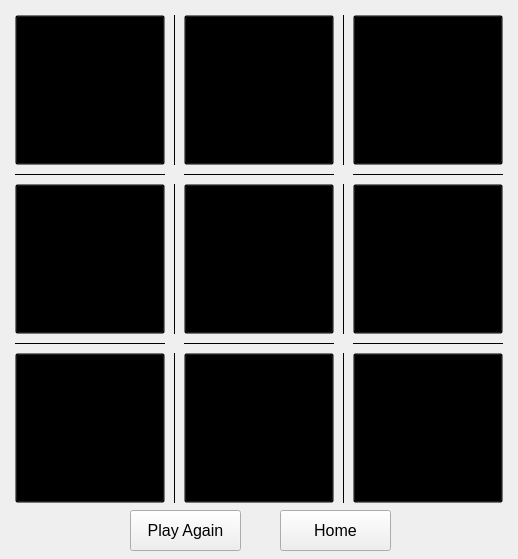
<?xml version="1.0" encoding="UTF-8"?>
<ui version="4.0">
 <class>game_window</class>
 <widget class="QMainWindow" name="game_window">
  <property name="geometry">
   <rect>
    <x>0</x>
    <y>0</y>
    <width>518</width>
    <height>559</height>
   </rect>
  </property>
  <property name="minimumSize">
   <size>
    <width>518</width>
    <height>559</height>
   </size>
  </property>
  <property name="maximumSize">
   <size>
    <width>518</width>
    <height>559</height>
   </size>
  </property>
  <property name="windowTitle">
   <string>game_window</string>
  </property>
  <widget class="QWidget" name="centralwidget">
   <widget class="QPushButton" name="Play_Again">
    <property name="geometry">
     <rect>
      <x>130</x>
      <y>510</y>
      <width>111</width>
      <height>41</height>
     </rect>
    </property>
    <property name="font">
     <font>
      <pointsize>12</pointsize>
     </font>
    </property>
    <property name="text">
     <string>Play Again</string>
    </property>
   </widget>
   <widget class="QFrame" name="gridFrame">
    <property name="geometry">
     <rect>
      <x>11</x>
      <y>11</y>
      <width>496</width>
      <height>496</height>
     </rect>
    </property>
    <layout class="QGridLayout" name="Game_Grid">
     <property name="sizeConstraint">
      <enum>QLayout::SetFixedSize</enum>
     </property>
     <property name="leftMargin">
      <number>4</number>
     </property>
     <property name="topMargin">
      <number>4</number>
     </property>
     <property name="rightMargin">
      <number>4</number>
     </property>
     <property name="bottomMargin">
      <number>4</number>
     </property>
     <property name="spacing">
      <number>8</number>
     </property>
     <item row="2" column="0">
      <widget class="QPushButton" name="Slot_4">
       <property name="minimumSize">
        <size>
         <width>150</width>
         <height>150</height>
        </size>
       </property>
       <property name="maximumSize">
        <size>
         <width>150</width>
         <height>150</height>
        </size>
       </property>
       <property name="font">
        <font>
         <pointsize>80</pointsize>
        </font>
       </property>
       <property name="styleSheet">
        <string notr="true">background-color: transparent;</string>
       </property>
       <property name="text">
        <string/>
       </property>
      </widget>
     </item>
     <item row="4" column="2">
      <widget class="QPushButton" name="Slot_8">
       <property name="minimumSize">
        <size>
         <width>150</width>
         <height>150</height>
        </size>
       </property>
       <property name="maximumSize">
        <size>
         <width>150</width>
         <height>150</height>
        </size>
       </property>
       <property name="font">
        <font>
         <pointsize>80</pointsize>
        </font>
       </property>
       <property name="styleSheet">
        <string notr="true">background-color: transparent;</string>
       </property>
       <property name="text">
        <string/>
       </property>
      </widget>
     </item>
     <item row="4" column="1">
      <widget class="Line" name="line_3">
       <property name="frameShadow">
        <enum>QFrame::Plain</enum>
       </property>
       <property name="orientation">
        <enum>Qt::Vertical</enum>
       </property>
      </widget>
     </item>
     <item row="4" column="0">
      <widget class="QPushButton" name="Slot_7">
       <property name="minimumSize">
        <size>
         <width>150</width>
         <height>150</height>
        </size>
       </property>
       <property name="maximumSize">
        <size>
         <width>150</width>
         <height>150</height>
        </size>
       </property>
       <property name="font">
        <font>
         <pointsize>80</pointsize>
        </font>
       </property>
       <property name="styleSheet">
        <string notr="true">background-color: transparent;</string>
       </property>
       <property name="text">
        <string/>
       </property>
      </widget>
     </item>
     <item row="0" column="2">
      <widget class="QPushButton" name="Slot_2">
       <property name="minimumSize">
        <size>
         <width>150</width>
         <height>150</height>
        </size>
       </property>
       <property name="maximumSize">
        <size>
         <width>150</width>
         <height>150</height>
        </size>
       </property>
       <property name="font">
        <font>
         <pointsize>80</pointsize>
        </font>
       </property>
       <property name="styleSheet">
        <string notr="true">background-color: transparent;</string>
       </property>
       <property name="text">
        <string/>
       </property>
      </widget>
     </item>
     <item row="3" column="2">
      <widget class="Line" name="line_8">
       <property name="frameShadow">
        <enum>QFrame::Plain</enum>
       </property>
       <property name="orientation">
        <enum>Qt::Horizontal</enum>
       </property>
      </widget>
     </item>
     <item row="3" column="0">
      <widget class="Line" name="line_7">
       <property name="frameShadow">
        <enum>QFrame::Plain</enum>
       </property>
       <property name="orientation">
        <enum>Qt::Horizontal</enum>
       </property>
      </widget>
     </item>
     <item row="0" column="1">
      <widget class="Line" name="line_2">
       <property name="frameShadow">
        <enum>QFrame::Plain</enum>
       </property>
       <property name="orientation">
        <enum>Qt::Vertical</enum>
       </property>
      </widget>
     </item>
     <item row="2" column="4">
      <widget class="QPushButton" name="Slot_6">
       <property name="minimumSize">
        <size>
         <width>150</width>
         <height>150</height>
        </size>
       </property>
       <property name="maximumSize">
        <size>
         <width>150</width>
         <height>150</height>
        </size>
       </property>
       <property name="font">
        <font>
         <pointsize>80</pointsize>
        </font>
       </property>
       <property name="styleSheet">
        <string notr="true">background-color: transparent;</string>
       </property>
       <property name="text">
        <string/>
       </property>
      </widget>
     </item>
     <item row="0" column="4">
      <widget class="QPushButton" name="Slot_3">
       <property name="minimumSize">
        <size>
         <width>150</width>
         <height>150</height>
        </size>
       </property>
       <property name="maximumSize">
        <size>
         <width>150</width>
         <height>150</height>
        </size>
       </property>
       <property name="font">
        <font>
         <pointsize>80</pointsize>
        </font>
       </property>
       <property name="styleSheet">
        <string notr="true">background-color: transparent;</string>
       </property>
       <property name="text">
        <string/>
       </property>
      </widget>
     </item>
     <item row="2" column="3">
      <widget class="Line" name="line_5">
       <property name="frameShadow">
        <enum>QFrame::Plain</enum>
       </property>
       <property name="orientation">
        <enum>Qt::Vertical</enum>
       </property>
      </widget>
     </item>
     <item row="4" column="3">
      <widget class="Line" name="line_6">
       <property name="frameShadow">
        <enum>QFrame::Plain</enum>
       </property>
       <property name="orientation">
        <enum>Qt::Vertical</enum>
       </property>
      </widget>
     </item>
     <item row="3" column="4">
      <widget class="Line" name="line_9">
       <property name="frameShadow">
        <enum>QFrame::Plain</enum>
       </property>
       <property name="orientation">
        <enum>Qt::Horizontal</enum>
       </property>
      </widget>
     </item>
     <item row="2" column="2">
      <widget class="QPushButton" name="Slot_5">
       <property name="minimumSize">
        <size>
         <width>150</width>
         <height>150</height>
        </size>
       </property>
       <property name="maximumSize">
        <size>
         <width>150</width>
         <height>150</height>
        </size>
       </property>
       <property name="font">
        <font>
         <pointsize>80</pointsize>
        </font>
       </property>
       <property name="styleSheet">
        <string notr="true">background-color: transparent;</string>
       </property>
       <property name="text">
        <string/>
       </property>
      </widget>
     </item>
     <item row="2" column="1">
      <widget class="Line" name="line">
       <property name="frameShadow">
        <enum>QFrame::Plain</enum>
       </property>
       <property name="orientation">
        <enum>Qt::Vertical</enum>
       </property>
      </widget>
     </item>
     <item row="4" column="4">
      <widget class="QPushButton" name="Slot_9">
       <property name="minimumSize">
        <size>
         <width>150</width>
         <height>150</height>
        </size>
       </property>
       <property name="maximumSize">
        <size>
         <width>150</width>
         <height>150</height>
        </size>
       </property>
       <property name="font">
        <font>
         <pointsize>80</pointsize>
        </font>
       </property>
       <property name="styleSheet">
        <string notr="true">background-color: transparent;</string>
       </property>
       <property name="text">
        <string/>
       </property>
      </widget>
     </item>
     <item row="0" column="3">
      <widget class="Line" name="line_4">
       <property name="frameShadow">
        <enum>QFrame::Plain</enum>
       </property>
       <property name="orientation">
        <enum>Qt::Vertical</enum>
       </property>
      </widget>
     </item>
     <item row="0" column="0">
      <widget class="QPushButton" name="Slot_1">
       <property name="minimumSize">
        <size>
         <width>150</width>
         <height>150</height>
        </size>
       </property>
       <property name="maximumSize">
        <size>
         <width>150</width>
         <height>150</height>
        </size>
       </property>
       <property name="font">
        <font>
         <pointsize>80</pointsize>
        </font>
       </property>
       <property name="styleSheet">
        <string notr="true">background-color: transparent;</string>
       </property>
       <property name="text">
        <string/>
       </property>
      </widget>
     </item>
     <item row="1" column="0">
      <widget class="Line" name="line_10">
       <property name="frameShadow">
        <enum>QFrame::Plain</enum>
       </property>
       <property name="orientation">
        <enum>Qt::Horizontal</enum>
       </property>
      </widget>
     </item>
     <item row="1" column="2">
      <widget class="Line" name="line_11">
       <property name="frameShadow">
        <enum>QFrame::Plain</enum>
       </property>
       <property name="orientation">
        <enum>Qt::Horizontal</enum>
       </property>
      </widget>
     </item>
     <item row="1" column="4">
      <widget class="Line" name="line_12">
       <property name="frameShadow">
        <enum>QFrame::Plain</enum>
       </property>
       <property name="orientation">
        <enum>Qt::Horizontal</enum>
       </property>
      </widget>
     </item>
    </layout>
   </widget>
   <widget class="QPushButton" name="Home">
    <property name="geometry">
     <rect>
      <x>280</x>
      <y>510</y>
      <width>111</width>
      <height>41</height>
     </rect>
    </property>
    <property name="font">
     <font>
      <pointsize>12</pointsize>
     </font>
    </property>
    <property name="text">
     <string>Home</string>
    </property>
   </widget>
   <zorder>Home</zorder>
   <zorder>gridFrame</zorder>
   <zorder>Play_Again</zorder>
  </widget>
 </widget>
 <resources/>
 <connections/>
</ui>
